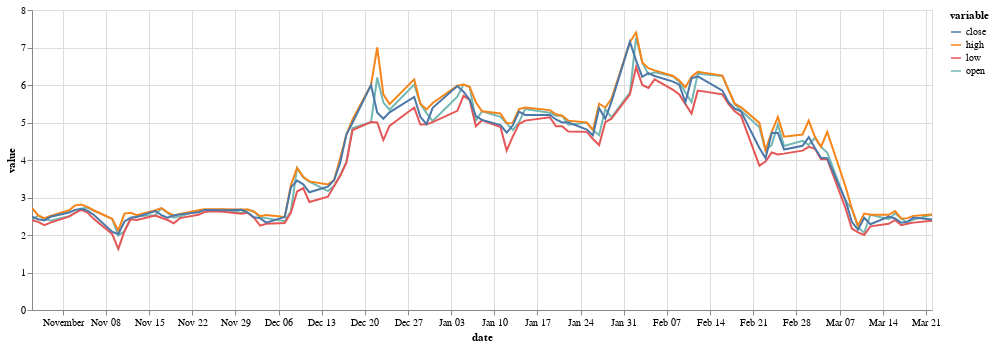

The notebook cell saved with this chart:
### Code cell
alt.Chart(myData).mark_line().encode(
    x='date:T',
    y='value:Q',
    color='variable:N'
).properties(width=900).interactive()

### Figure 1 — Vega-Lite specification as saved in the notebook (floating-point values rounded to 4 significant figures; data arrays with more than 128 entries replaced by an {"elided": "..."} marker saying what was removed)
{"config": {"view": {"continuousWidth": 400, "continuousHeight": 300}}, "data": {"name": "data-5c6512d76e874be216668b46aed6a8fe"}, "mark": "line", "encoding": {"color": {"type": "nominal", "field": "variable"}, "x": {"type": "temporal", "field": "date"}, "y": {"type": "quantitative", "field": "value"}}, "selection": {"selector019": {"type": "interval", "bind": "scales", "encodings": ["x", "y"]}}, "width": 900, "$schema": "https://vega.github.io/schema/vega-lite/v4.8.1.json", "datasets": {"data-5c6512d76e874be216668b46aed6a8fe": {"elided": "400 records"}}}
